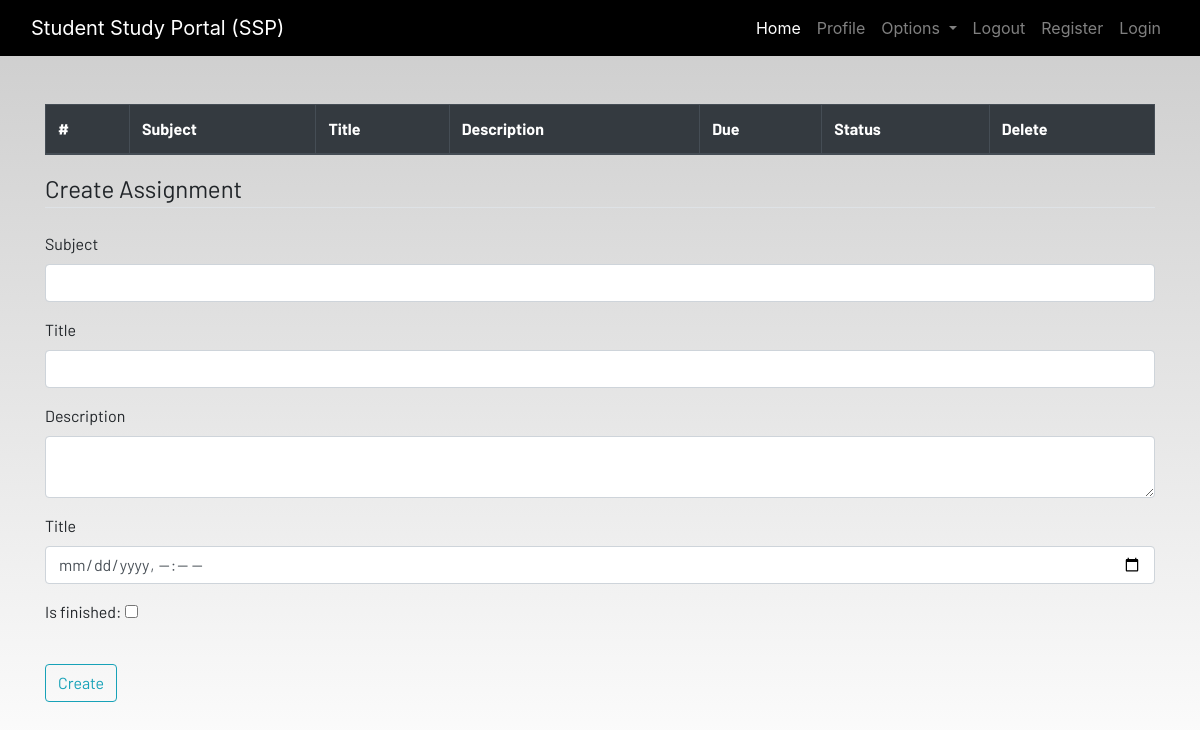
Page /homework/ (signed in) on the earlier database version.
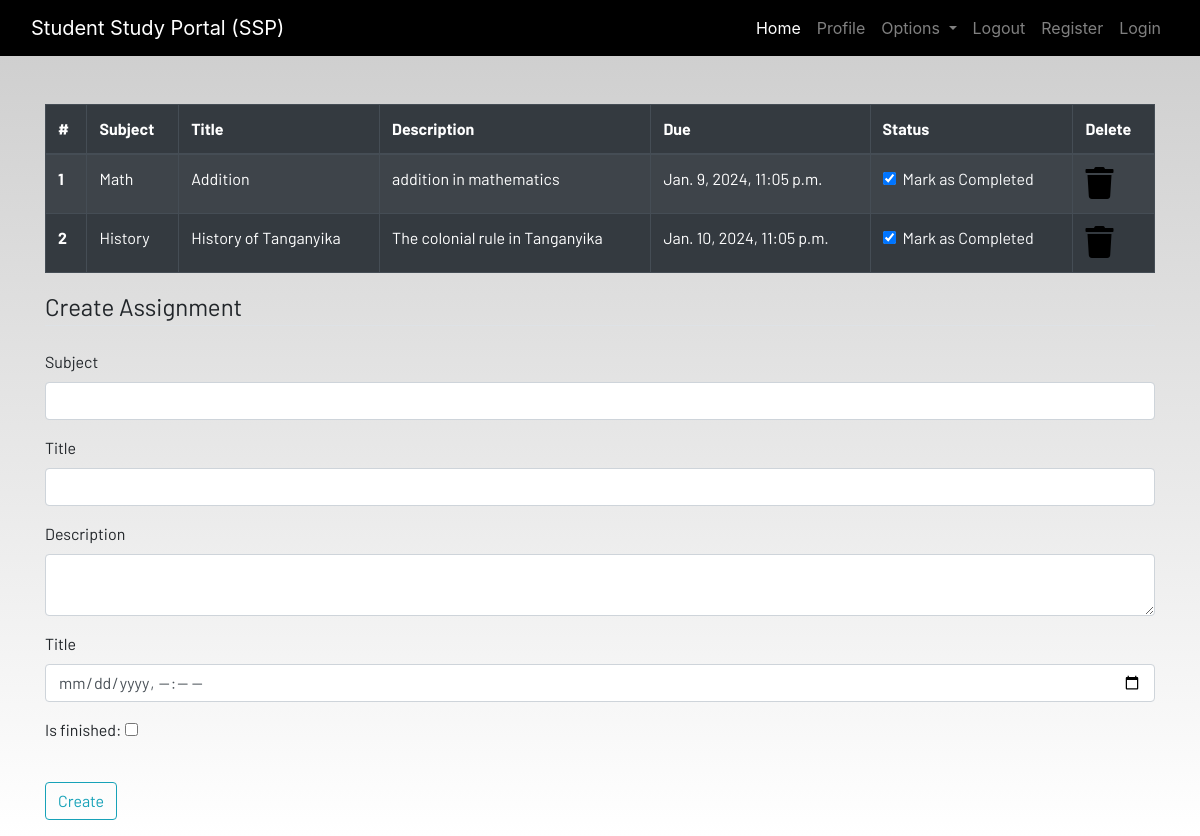
Same page on the later database version.
### dashboard/models.py (models this page shows, shortened)
class Homework(models.Model):
    user = models.ForeignKey(User, on_delete=models.CASCADE)
    subject = models.CharField(max_length=50)
    title = models.CharField(max_length=50)
    description = models.TextField(max_length=100)
    due = models.DateTimeField()
    is_finished = models.BooleanField(default=False)

### dashboard/views.py (the view)
# urls.py: path('homework/', views.homework, name="homework"),
def homework(request):
    homework = Homework.objects.filter(user=request.user)
    if len(homework) == 0:
        homework_done = True
    else:
         homework_done = False
    context = {'homeworks':homework, 'homeworks_done':homework_done,}
    return render(request, 'dashboard/homework.html', context)

### dashboard/templates/dashboard/homework.html (shortened to what this page needs)
{% extends 'dashboard/base.html' %}
{% load static %}
{% block content %}
<div class="container">
    {% if not homework_done  %}
    <table class="table table-striped table-bordered table-hover table-dark">
        <thead>
            <tr>
                <th scope="col">#</th>
                <th scope="col">Subject</th>
                <th scope="col">Title</th>
                <th scope="col">Description</th>
                <th scope="col">Due</th>
                <th scope="col">Status</th>
                <th scope="col">Delete</th>
            </tr>
        </thead>
        <tbody>
            {% for homework in homeworks %}
            <tr>
                <th scope="row">{{forloop.counter}}</th>
                <td>{{homework.subject}}</td>
                <td>{{homework.title}}</td>
                <td>{{homework.description}}</td>
                <td>{{homework.due}}</td>
                <td>
                    <a href="#">
                        <div class="form-check">
                            {% if homework.is_finished == True  %}
                            <input class="form-check-input" type="checkbox" value="" checked>
                            {% else %}
                            <input class="form-check-input" type="checkbox" value="">
                            {% endif %}
                            <label class="form-check-label text-light" for="flexCheckDefault">
                                Mark as Completed
                            </label>
                        </div>
                    </a>
                </td>
                <td><a href="{% url 'delete_homework' homework.id %}"><i class="fa fa-trash fa-2x"></i></a></td>
            </tr>
{% endfor %}
        </tbody>
    </table>
    {% else %}
    <h4>All homeworks are completed!! Create to have more!!</h4>
    {% endif %}
</div>
<div class=" container">
    <form method="POST" action="/homework/add" >
        <fieldset class="form-group">
            <legend class="border-bottom mb-4">Create Assignment</legend>
            <div class="form-group">
                <label for="subject">Subject</label>
                <input type="text" class="form-control" name="subject" >
              </div>
              <div class="form-group">
                <label for="title">Title</label>
                <input type="text" class="form-control" name="title"  >
              </div>
              <div class="form-group">
                <label for="description">Description</label>
                <textarea type="text" class="form-control" name="description"></textarea>
              </div>
              <div class="form-group">
                <label for="due">Title</label>
                <input type="datetime-local" class="form-control" name="due" >
              </div>
              <div class="form-group">
                <label for="finish">Is finished:</label>
                <input type="checkbox" name="is_finish" >
              </div>
        </fieldset>
        <div class="form-group">
            <button href="" class="btn btn-outline-info" type="submit">
                Create
            </button>
        </div>
    </form>
</div>
{% endblock content %}

### dashboard/templates/dashboard/base.html (shortened to what this page needs)
<!DOCTYPE html>
{% load static %}
<html lang="en">
<head>
  <link rel="stylesheet" href="https://stackpath.bootstrapcdn.com/bootstrap/4.3.1/css/bootstrap.min.css"
 />
  <link rel="stylesheet" href="https://use.fontawesome.com/releases/v5.7.2/css/all.css"
 />
  <link rel="stylesheet" href="{% static 'css/main.css' %}" />
</head>
<body>
  <header>
    <nav class="navbar navbar-expand-lg navbar-dark bg-dark">
      <div class="container-fluid">
        <a class="navbar-brand" href="/">Student Study Portal (SSP)</a>
        <div class="collapse navbar-collapse justify-content-end" id="navbarSupportedContent">
          <ul class="navbar-nav mb-2 mb-lg-0">
            <li class="nav-item">
              <a class="nav-link active" aria-current="page" href="/">Home</a>
            </li>
            <li class="nav-item">
              <a class="nav-link" href="#">Profile</a>
            </li>
            <li class="nav-item dropdown">
              <a class="nav-link dropdown-toggle" href="#" id="navbarDropdown" role="button" data-toggle="dropdown"
                aria-haspopup="true" aria-expanded="false">
                Options
              </a>
            </li>
            <li class="nav-item">
              <a class="nav-link" href="#">Logout</a>
            </li>
            <li class="nav-item">
              <a class="nav-link" href="#">Register</a>
            </li>
            <li class="nav-item">
              <a class="nav-link" href="#">Login</a>
            </li>
          </ul>
        </div>
      </div>
    </nav>
  </header>
  <br /><br />
  <main>
    {% block content %}
    {% endblock content %}
  </main>
</body>
</html>

### static/css/main.css (style rules this page uses)
html { scroll-behavior: smooth; height: 100%; width: 100%; }
main { font-family: Barlow, Quicksand, Rubik, sans-serif, serif, 'Times New Roman', Times, serif !important; }
.navbar { background-color: rgb(0, 0, 0) !important; }
a { text-decoration: none !important; color: black; }
html, body { max-width: 100%; overflow-x: hidden; height: 100%; width: 100%; }
body { background: linear-gradient(rgba(0, 0, 0, 0.2), rgba(255, 255, 255, 0.5)); overflow-x: hidden; background-repeat: no-repeat; }
.fa { color: black; }

Differences in the rows shown:
added Homework: subject "Math", title "Addition", description "addition in mathematics", due "Jan. 9, 2024, 11:05 p.m."
added Homework: subject "History", title "History of Tanganyika", description "The colonial rule in Tanganyika", due "Jan. 10, 2024, 11:05 p.m."
